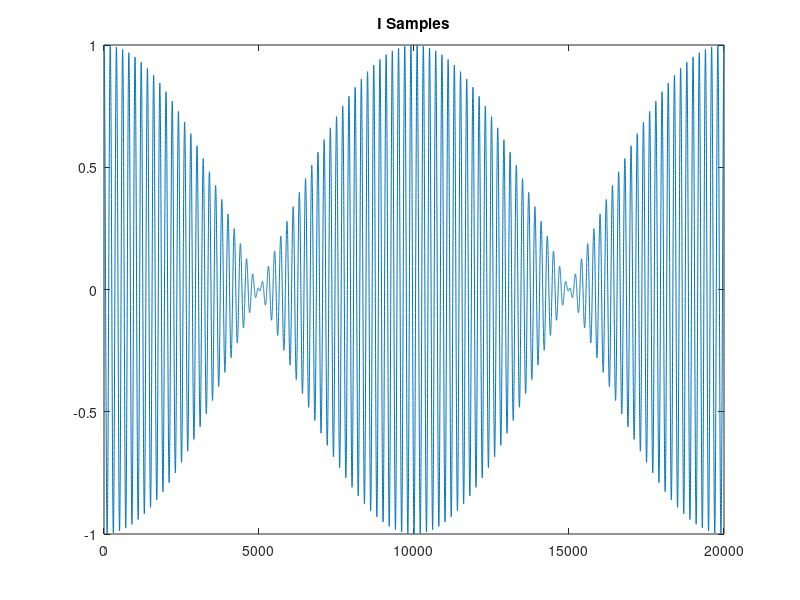
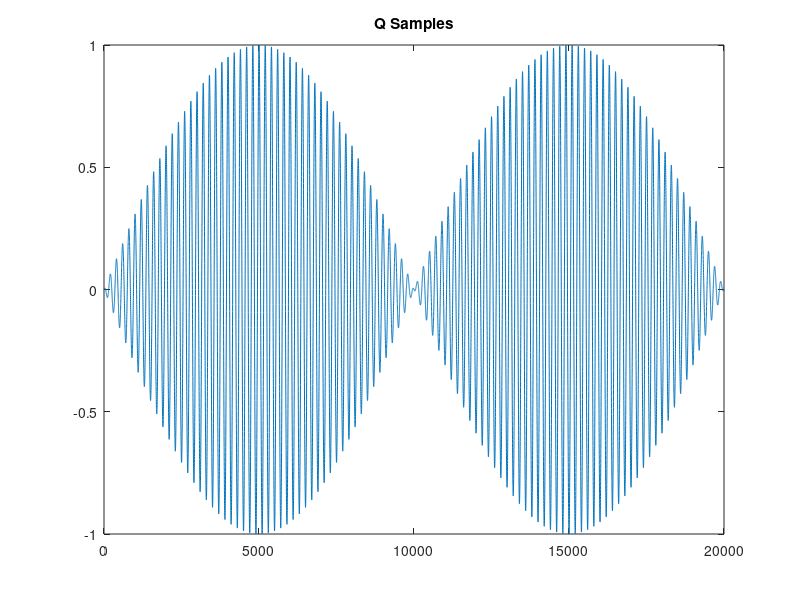
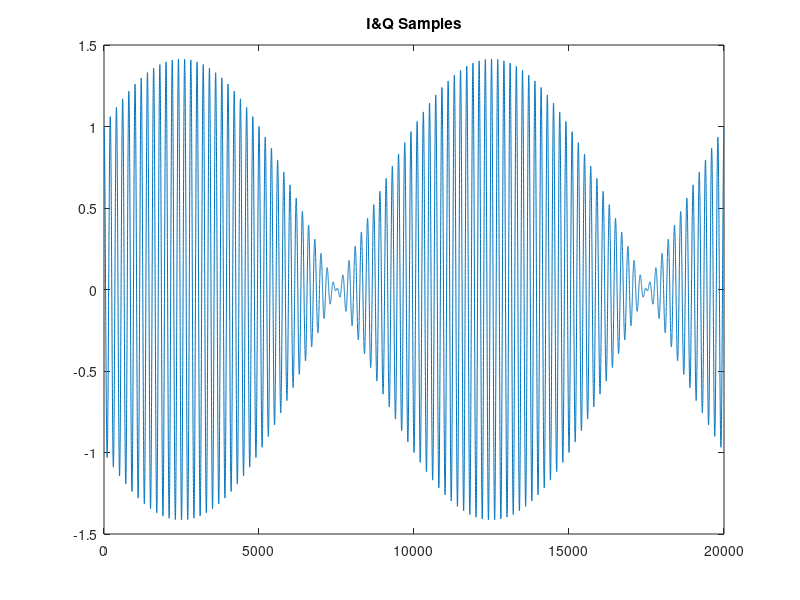

Write MATLAB code to recreate these figures, in order.
close all;
% clear all;
clc;
Fs=200e6;
F=10e3;
Fmod=1e6;
t=0:1/Fs:(1/F - 1/Fs);
ycos=cos(2*pi*F*t);
ysin=sin(2*pi*F*t);
ymod=cos(2*pi*Fmod*t);% Modulation 
I=ycos.*ymod;
Q=ysin.*ymod;
% plot(I,'+');
plot(I);
title('I Samples');
figure;
% plot(Q,'-');
plot(Q);
title('Q Samples');
figure;
% plot(I+Q,'.');
plot(I+Q);
title('I&Q Samples');
